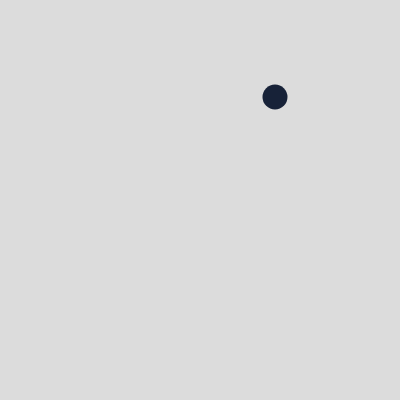
Frame 1 (no input)
Frame 60 (no input): identical to frame 1, image omitted
Frame 120 (the mouse pressed at the canvas centre since frame 60): identical to frame 1, image omitted

The p5.js sketch that drew this single still picture (run headless with seeded random() and noise() and a simulated clock; from frame 60 on, the mouse is pressed at the canvas centre):

// p5.js sketch
// ── sketch.js
let d = 25;
let x1;
let y1;

function setup() {
  createCanvas(400, 400);
  noStroke();
  fill(23,34,56);
  x1 = int(random(0+25,400-25));
  y1 = int(random(0+25,400-25));
  console.log(x1)
}

function draw() {
  background(220);
  ellipse(x1,y1,d,d)
  mousePressed;
}

function mousePressed(){
  if(dist(mouseX,mouseY,x1,y1) < d){
    x1 = int(random(0+d,400-d))
    y1 = int(random(0+d,400-d))
  }
}
